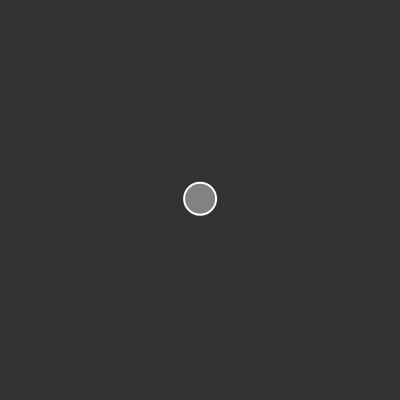
Frame 1 (no input)
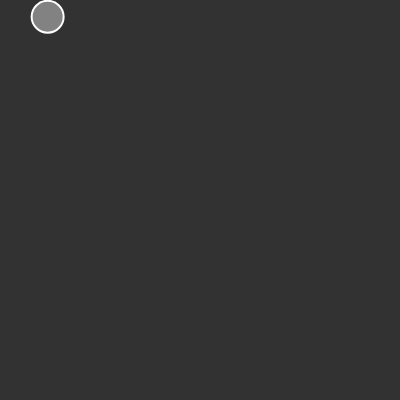
Frame 60 (no input)
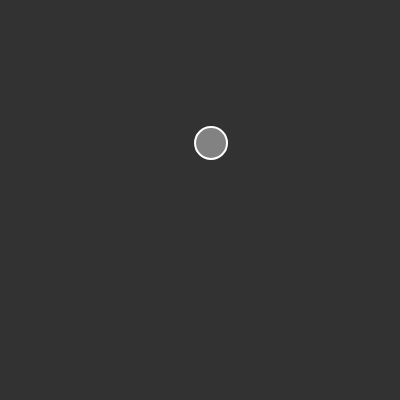
Frame 120 (the mouse pressed at the canvas centre since frame 60)

The p5.js sketch that drew these frames (run headless with seeded random() and noise() and a simulated clock; from frame 60 on, the mouse is pressed at the canvas centre):

// p5.js sketch
// ── sketch.js
let mover;

function setup() {
	createCanvas(400, 400);
	
	mover = new Mover(200, 200);
	mover.show();
}

function draw() {
	background(50);

	mover.update();
	mover.show();
}
// ── Mover.js
class Mover{
    constructor(x, y){
        this.position = createVector(x, y);
        this.velocity = p5.Vector.random2D();
        this.acceleration = p5.Vector.random2D();
    }

    update(){
        let mouse = createVector(mouseX, mouseY);
        this.acceleration = p5.Vector.sub(mouse, this.position);
        this.acceleration.setMag(1);
        
        this.velocity.add(this.acceleration);
        this.position.add(this.velocity);

        this.velocity.limit(10);
    }

    show(){
        stroke(255);
        strokeWeight(2);

        fill(255, 100);
        ellipse(this.position.x, this.position.y, 32);
    }
}
